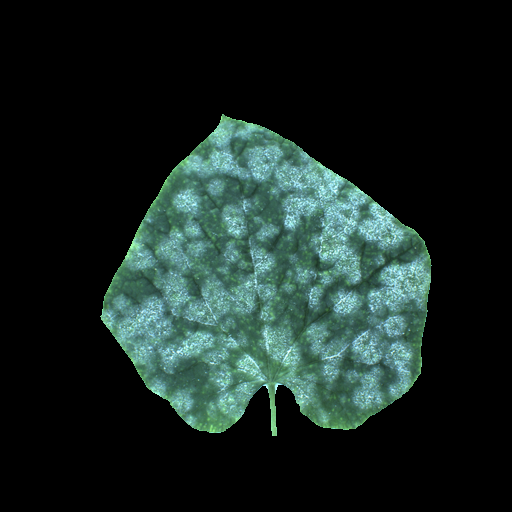
#> input picture U-net-re/data/test/img/4.png, 512 x 512 px, found by its file name
$ python s5_gau_test_code.py   (older library calls are emulated)
#> lines starting #> are read from the running program, lines starting #| are printed output that depends on the picture
'''
测试模型运行速度和占用内存
'''
import os
import numpy as np
import skimage.io
import skimage.morphology
from skimage import io
from skimage.segmentation import mark_boundaries, slic
from skimage.util import img_as_float
from sklearn.mixture import GaussianMixture


def getPartsfeature(img, segments):
    # 统计每个区域的均值和方差
    out = []
    for i in range(np.max(segments)):
        part = img[np.where(segments==i)]
        mu = np.mean(part, axis=0)
        sigma = np.std(part, axis=0)
        out.append(mu)
    return np.array(out, dtype=np.float)

def fix_y_pre(y_pre, max_pos):
    for j in range(3):
        if j != max_pos:
            y_pre[y_pre == j] = 5
        else:
            y_pre[y_pre == j] = 10
    y_pre[y_pre == 5] = 0
    y_pre[y_pre == 10] = 1


def main():
    test_path = '../dataset/plant_seg/test'
    img = None
    img_path = os.path.join(test_path, 'img', str(4) + '.png')
    img = skimage.io.imread(img_path)  # 原始图片
#> img is the input picture: shape (512, 512, 3); mean R, G, B 24.2, 38.3, 34.6
    img = img.astype(np.float) / 255.0

    segments = slic(img, n_segments = 1000, sigma = 3)
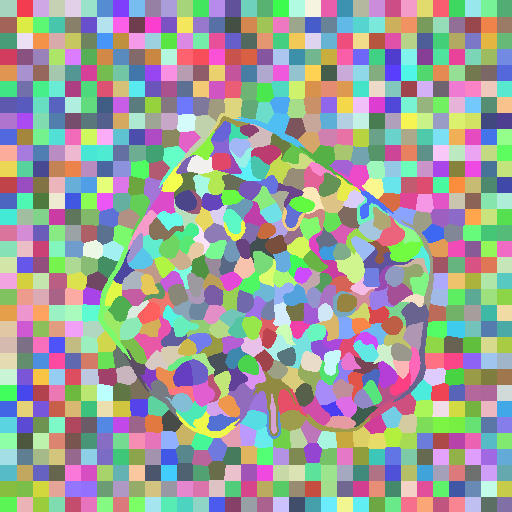
#> segments: shape (512, 512) int64; 971 distinct labels, from 1 to 971; one colour per label, 0 black
    parts_features = getPartsfeature(img, segments)
#> the loop in getPartsfeature, `for i in range(np.max(segments)):` made 971 passes
#> sigma on passes 2 to 4: [0, 0, 0], [0, 0, 0], [0, 0, 0]
#> after the loop in getPartsfeature, `for i in range(np.max(segments)):`: out = 971 items, first 6: [nan, nan, nan], [0, 0, 0], [0, 0, 0], [0, 0, 0], [0, 0, 0], [0, 0, 0]
#> parts_features = 971 rows, first 8: [nan, nan, nan], [0, 0, 0], [0, 0, 0], [0, 0, 0], [0, 0, 0], [0, 0, 0], [0, 0, 0], [0, 0, 0]
    model = GaussianMixture(n_components=3,
                            covariance_type='spherical',
                            max_iter=20,
                            random_state=0)
#> (the run stopped early here; a loop or call above may not have finished)

$ run again, with U-net-re/data/test/img/8.png copied over U-net-re/data/test/img/4.png
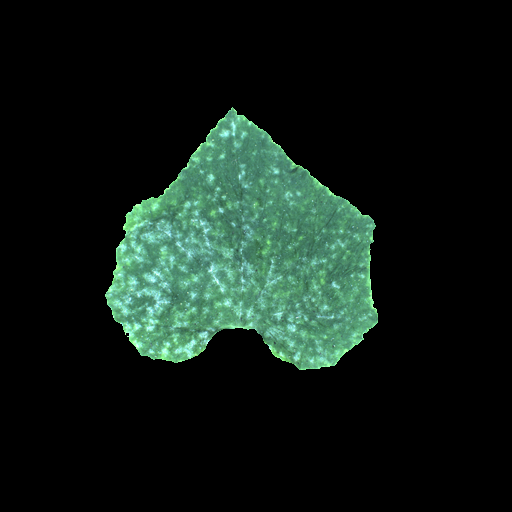
#> input picture U-net-re/data/test/img/8.png, 512 x 512 px, found by its file name
#> in main, img is the input picture: shape (512, 512, 3); mean R, G, B 16.3, 28.8, 22.5
#> in main, `segments = slic(img, n_segments = 1000, sigma = 3)`:
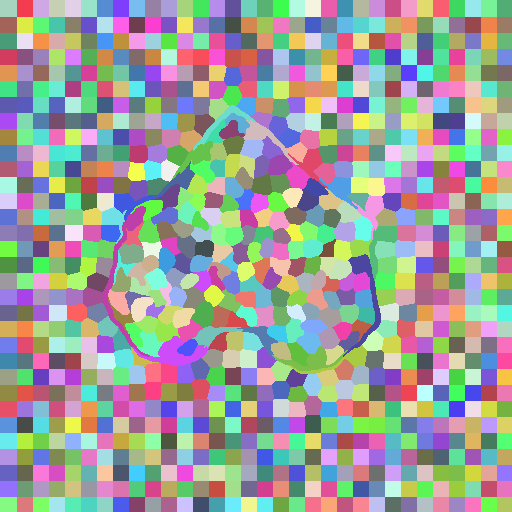
#> segments: shape (512, 512) int64; 977 distinct labels, from 1 to 977; one colour per label, 0 black
#> the loop in getPartsfeature, `for i in range(np.max(segments)):` made 977 passes
#> sigma on passes 2 to 4: [0, 0, 0], [0, 0, 0], [0, 0, 0]
#> after the loop in getPartsfeature, `for i in range(np.max(segments)):`: out = 977 items, first 6: [nan, nan, nan], [0, 0, 0], [0, 0, 0], [0, 0, 0], [0, 0, 0], [0, 0, 0]
#> parts_features = 977 rows, first 8: [nan, nan, nan], [0, 0, 0], [0, 0, 0], [0, 0, 0], [0, 0, 0], [0, 0, 0], [0, 0, 0], [0, 0, 0]
